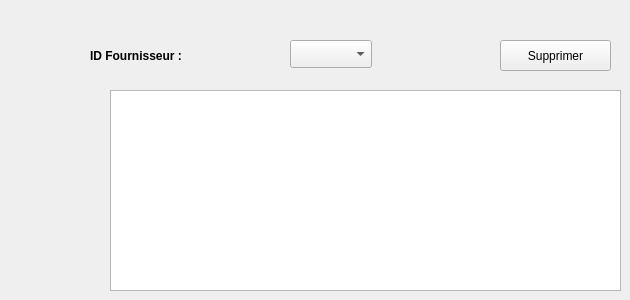
      <widget class="QWidget" name="supp_region">
       <attribute name="title">
        <string>supprimer</string>
       </attribute>
       <widget class="QPushButton" name="supp">
        <property name="geometry">
         <rect>
          <x>500</x>
          <y>40</y>
          <width>111</width>
          <height>31</height>
         </rect>
        </property>
        <property name="palette">
         <palette>
          <active/>
          <inactive/>
          <disabled/>
         </palette>
        </property>
        <property name="text">
         <string>Supprimer</string>
        </property>
       </widget>
       <widget class="QLabel" name="label_25">
        <property name="geometry">
         <rect>
          <x>90</x>
          <y>40</y>
          <width>141</width>
          <height>31</height>
         </rect>
        </property>
        <property name="font">
         <font>
          <weight>75</weight>
          <bold>true</bold>
         </font>
        </property>
        <property name="styleSheet">
         <string notr="true">&lt;font color-red&gt;</string>
        </property>
        <property name="text">
         <string>ID Fournisseur :</string>
        </property>
       </widget>
       <widget class="QTableView" name="four_1">
        <property name="geometry">
         <rect>
          <x>110</x>
          <y>90</y>
          <width>511</width>
          <height>201</height>
         </rect>
        </property>
        <property name="styleSheet">
         <string notr="true"/>
        </property>
       </widget>
       <widget class="QComboBox" name="supp_id">
        <property name="geometry">
         <rect>
          <x>290</x>
          <y>40</y>
          <width>82</width>
          <height>28</height>
         </rect>
        </property>
        <property name="palette">
         <palette>
          <active/>
          <inactive/>
          <disabled/>
         </palette>
        </property>
        <property name="maxVisibleItems">
         <number>3</number>
        </property>
       </widget>
      </widget>
